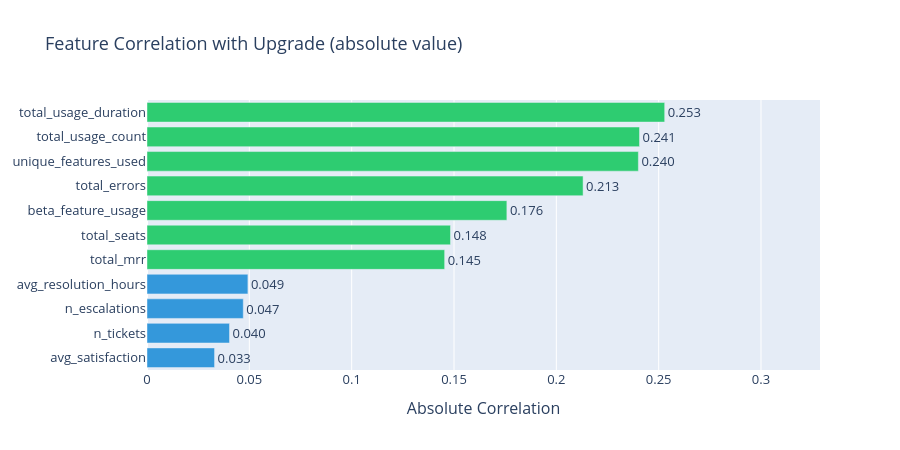

This figure's notebook cell:
### Markdown cell above
## 6. Correlation Matrix
Which features correlate most strongly with upgrade behaviour?

### Code cell
numeric_cols = [
    'total_mrr', 'total_seats', 'total_usage_count',
    'unique_features_used', 'total_usage_duration',
    'beta_feature_usage', 'total_errors',
    'n_tickets', 'avg_satisfaction', 'n_escalations',
    'avg_resolution_hours', 'has_upgraded'
]

corr = df[numeric_cols].corr()['has_upgraded'].drop('has_upgraded')
corr_df = corr.abs().sort_values(ascending=True).reset_index()
corr_df.columns = ['feature', 'correlation']

fig = go.Figure(go.Bar(
    x=corr_df['correlation'],
    y=corr_df['feature'],
    orientation='h',
    marker_color=[
        '#2ecc71' if x > 0.1 else '#3498db'
        for x in corr_df['correlation']
    ],
    text=[f"{x:.3f}" for x in corr_df['correlation']],
    textposition='outside'
))

max_corr = corr_df['correlation'].max()
fig.update_layout(
    title='Feature Correlation with Upgrade (absolute value)',
    height=450,
    font=dict(size=13),
    xaxis=dict(range=[0, max_corr * 1.3]),
    xaxis_title='Absolute Correlation'
)
fig.show()

print("\nTop 5 features correlated with upgrade:")
print(corr_df.tail(5).sort_values(
    'correlation', ascending=False
).to_string(index=False))

### Figure 1 — Plotly figure (JSON) as saved in the notebook; plotly's stock layout.template omitted (floating-point values rounded to 4 significant figures)
{"data": [{"marker": {"color": ["#3498db", "#3498db", "#3498db", "#3498db", "#2ecc71", "#2ecc71", "#2ecc71", "#2ecc71", "#2ecc71", "#2ecc71", "#2ecc71"]}, "orientation": "h", "text": ["0.033", "0.040", "0.047", "0.049", "0.145", "0.148", "0.176", "0.213", "0.240", "0.241", "0.253"], "textposition": "outside", "type": "bar", "x": [0.03301, 0.04031, 0.04704, 0.0493, 0.1454, 0.1483, 0.1758, 0.2131, 0.2401, 0.2406, 0.2529], "y": ["avg_satisfaction", "n_tickets", "n_escalations", "avg_resolution_hours", "total_mrr", "total_seats", "beta_feature_usage", "total_errors", "unique_features_used", "total_usage_count", "total_usage_duration"]}], "layout": {"font": {"size": 13}, "height": 450, "title": {"text": "Feature Correlation with Upgrade (absolute value)"}, "xaxis": {"range": [0, 0.3288], "title": {"text": "Absolute Correlation"}}}}
